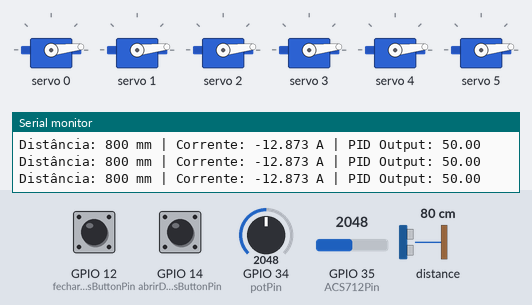
Bench run of a sketch on a simulated ESP32. Parts: 6 × servo, the last lines printed to the serial monitor. The inputs (shaded band) are chosen by the test bench; at power-on: GPIO 12 (fecharDedosButtonPin) HIGH, distance to the obstacle 80 cm, GPIO 14 (abrirDedosButtonPin) HIGH, GPIO 34 (potPin) = 2048, GPIO 35 (ACS712Pin) = 2048.

Above: at 1.2 s.
1.3 s: GPIO 12 (fecharDedosButtonPin) pulled LOW for 0.15 s
2.9 s: distance to the obstacle set to 4 cm
4.4 s: distance to the obstacle set to 2 cm
At 5.8 s:
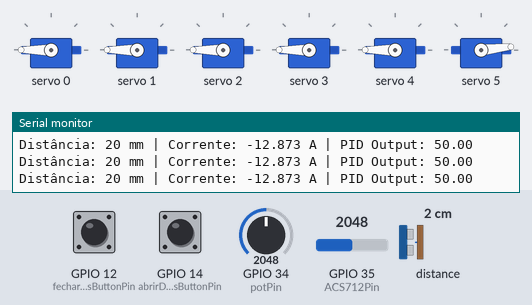
6.1 s: GPIO 14 (abrirDedosButtonPin) pulled LOW for 0.15 s
At 6.26 s:
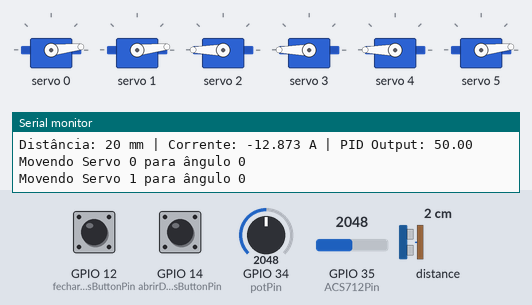
7.8 s: GPIO 12 (fecharDedosButtonPin) pulled LOW for 1 s
At 7.99 s:
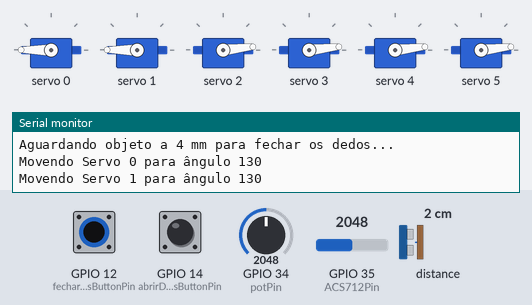
10.3 s: GPIO 14 (abrirDedosButtonPin) pulled LOW for 1 s
At 10.6 s:
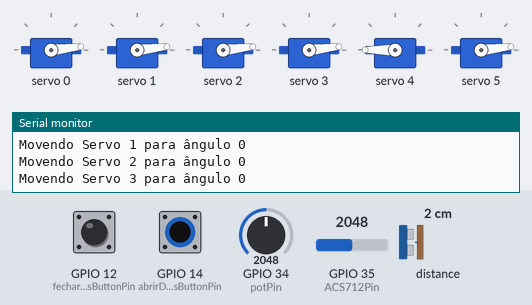
Timing chart, 0 to 13.3 s (numbered marks = the images above; inputs shaded):
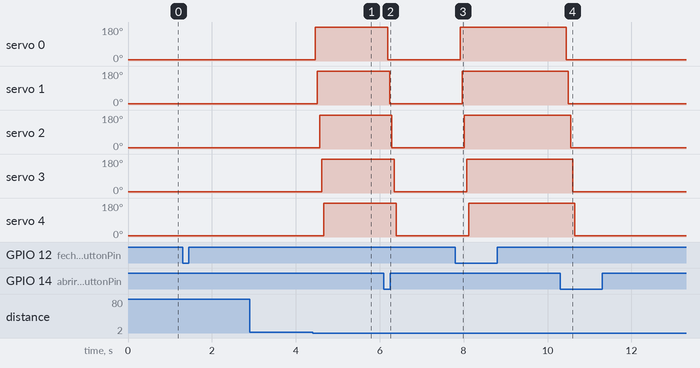

The sketch:

ProtoAmr_rev03.ino
```cpp
#include <Wire.h>
#include <Adafruit_PWMServoDriver.h>
#include <PID_v1.h>
#include <Adafruit_VL53L0X.h>  // Biblioteca para o sensor de proximidade VL53L0X

// Instância para o driver PWM do PCA9685
Adafruit_PWMServoDriver pwm = Adafruit_PWMServoDriver();
Adafruit_VL53L0X lox = Adafruit_VL53L0X();  // Instância do sensor de proximidade VL53L0X

// Configura os pinos dos botões
const int fecharDedosButtonPin = 12;  // Botão para fechar os dedos
const int abrirDedosButtonPin = 14;   // Botão para abrir os dedos

// Pinos e canais do potenciômetro e do sensor ACS712
const int potPin = 34;        // Potenciômetro para ajustar a velocidade dos servos
const int ACS712Pin = 35;     // Pino de leitura do sensor ACS712 de corrente

// Definindo os canais dos servos no PCA9685
const int POLEGAR = 0;
const int INDICADOR = 1;
const int MEDIO = 2;
const int ANELAR = 3;
const int MINIMO = 4;
const int PULSO = 5;

// Definições de PWM para os ângulos dos servos
#define SERVOMIN 150          // PWM mínimo correspondente a 0 graus
#define SERVOMAX 600          // PWM máximo correspondente a 130 graus
#define PULSOMAX 400          // PWM máximo para o pulso a 60 graus

// Variáveis para o controle PID (Feedback de corrente)
double setpoint, input, output;
double Kp = 2.0, Ki = 5.0, Kd = 2.0;
PID myPID(&input, &output, &setpoint, Kp, Ki, Kd, DIRECT);

// Variáveis para leitura de distância e corrente
int distancia;                // Distância medida pelo sensor VL53L0X
double corrente;              // Corrente medida pelo sensor ACS712
bool dedosFechados = false;   // Flag para saber se os dedos estão fechados
bool aguardandoFechar = false; // Flag para aguardar o fechamento dos dedos

void setup() {
  // Inicia a comunicação serial
  Serial.begin(115200);

  // Inicializa o driver PWM e define a frequência para os servos
  pwm.begin();
  pwm.setPWMFreq(60);

  // Configura os pinos dos botões como entradas com pull-up interno
  pinMode(fecharDedosButtonPin, INPUT_PULLUP);
  pinMode(abrirDedosButtonPin, INPUT_PULLUP);

  // Inicializa os servos em 0 graus
  moverServo(POLEGAR, 0, 0);
  moverServo(INDICADOR, 0, 0);
  moverServo(MEDIO, 0, 0);
  moverServo(ANELAR, 0, 0);
  moverServo(MINIMO, 0, 0);
  moverServo(PULSO, 0, 0);

  // Inicializa o sensor de proximidade VL53L0X
  if (!lox.begin()) {
    Serial.println("Erro ao iniciar o sensor VL53L0X!");
    while (1);
  }

  // Configura o PID e seus limites de saída
  myPID.SetMode(AUTOMATIC);
  myPID.SetOutputLimits(5, 50);  // Define limites de atraso em milissegundos
}

void loop() {
  // Lê o estado dos botões
  int fecharDedosState = digitalRead(fecharDedosButtonPin);
  int abrirDedosState = digitalRead(abrirDedosButtonPin);

  // Lê o valor do potenciômetro e mapeia para um intervalo de tempo de atraso
  int potValue = analogRead(potPin);
  int delayTime = map(potValue, 0, 4095, 5, 50); // Ajusta o tempo de atraso conforme o potenciômetro

  // Atualiza o valor de entrada do PID com a corrente lida pelo ACS712
  corrente = lerCorrente();
  input = corrente;  // Define a corrente como entrada do PID
  myPID.Compute();   // Calcula a saída do PID

  // Leitura da distância com o sensor VL53L0X
  VL53L0X_RangingMeasurementData_t measure;
  lox.rangingTest(&measure, false);

  // Atualiza a variável `distancia` se a leitura for válida
  if (measure.RangeStatus != 4) {
    distancia = measure.RangeMilliMeter;
  } else {
    distancia = -1; // Indica erro de leitura
  }

  // Condição de fechamento manual dos dedos, mas aguarda o sensor de proximidade
  if (fecharDedosState == LOW && !dedosFechados) {
    aguardandoFechar = true;  // Inicia o processo de fechamento dos dedos
    Serial.println("Aguardando objeto a 4 mm para fechar os dedos...");
  }

  // Verifica a proximidade do objeto para fechar os dedos
  if (aguardandoFechar && distancia > 0 && distancia <= 28) {
    moverDedos(130, output);  // Fecha os dedos a 130 graus
    dedosFechados = true;
    aguardandoFechar = false;
    Serial.println("Dedos fechados.");
  }

  // Condição de abertura dos dedos quando o botão "abrir dedos" for pressionado
  if (abrirDedosState == LOW && dedosFechados) {
    moverDedos(0, output);    // Abre os dedos a 0 graus
    dedosFechados = false;
    Serial.println("Dedos abertos.");
  }

  // Exibe os valores de distância e corrente no terminal serial
  Serial.print("Distância: ");
  Serial.print(distancia);
  Serial.print(" mm | Corrente: ");
  Serial.print(corrente, 3);
  Serial.print(" A | PID Output: ");
  Serial.println(output);

  delay(100); // Atraso para evitar leituras erradas
}

// Função para ler a corrente do ACS712
double lerCorrente() {
  int adcValue = analogRead(ACS712Pin);
  double voltage = (adcValue / 4095.0) * 3.3; // Converte a leitura para tensão (ESP32 usa 3.3V)
  double corrente = (voltage - 2.5) / 0.066;  // Calcula corrente baseado na sensibilidade do ACS712
  return corrente;
}

// Função para mover um servo para um ângulo específico com atraso
void moverServo(int canal, int angulo, int delayTime) {
  int pwmValue = (canal == PULSO) ? map(angulo, 0, 60, SERVOMIN, PULSOMAX) : servoAngleToPWM(angulo);
  pwm.setPWM(canal, 0, pwmValue);
  Serial.print("Movendo Servo ");
  Serial.print(canal);
  Serial.print(" para ângulo ");
  Serial.println(angulo);
  delay(delayTime);
}

// Função para mover todos os dedos ao mesmo tempo
void moverDedos(int angulo, int delayTime) {
  moverServo(POLEGAR, angulo, delayTime);
  moverServo(INDICADOR, angulo, delayTime);
  moverServo(MEDIO, angulo, delayTime);
  moverServo(ANELAR, angulo, delayTime);
  moverServo(MINIMO, angulo, delayTime);
}

// Função para converter ângulo para valor de PWM
int servoAngleToPWM(int angle) {
  return map(angle, 0, 130, SERVOMIN, SERVOMAX);
}
```

Measured:
- the behaviour switches between 3 and 2 cm on distance to the obstacle (found by bisection; images 0 and 1)
- after the input at 4.4 s, servo 0: 6° → 180° after 0.06 s; servo 1: 6° → 180° after 0.11 s; servo 2: 6° → 180° after 0.17 s; servo 3: 6° → 180° after 0.22 s; servo 4: 6° → 180° after 0.27 s
- after the input at 6.1 s, servo 0: 180° → 6° after 0.09 s; servo 1: 180° → 6° after 0.14 s; servo 2: 180° → 6° after 0.19 s; servo 3: 180° → 6° after 0.24 s; servo 4: 180° → 6° after 0.29 s
- after the input at 7.8 s, servo 0: 6° → 180° after 0.12 s; servo 1: 6° → 180° after 0.17 s; servo 2: 6° → 180° after 0.22 s; servo 3: 6° → 180° after 0.27 s; servo 4: 6° → 180° after 0.32 s
- after the input at 10.3 s, servo 0: 180° → 6° after 0.15 s; servo 1: 180° → 6° after 0.20 s; servo 2: 180° → 6° after 0.25 s; servo 3: 180° → 6° after 0.30 s; servo 4: 180° → 6° after 0.35 s
